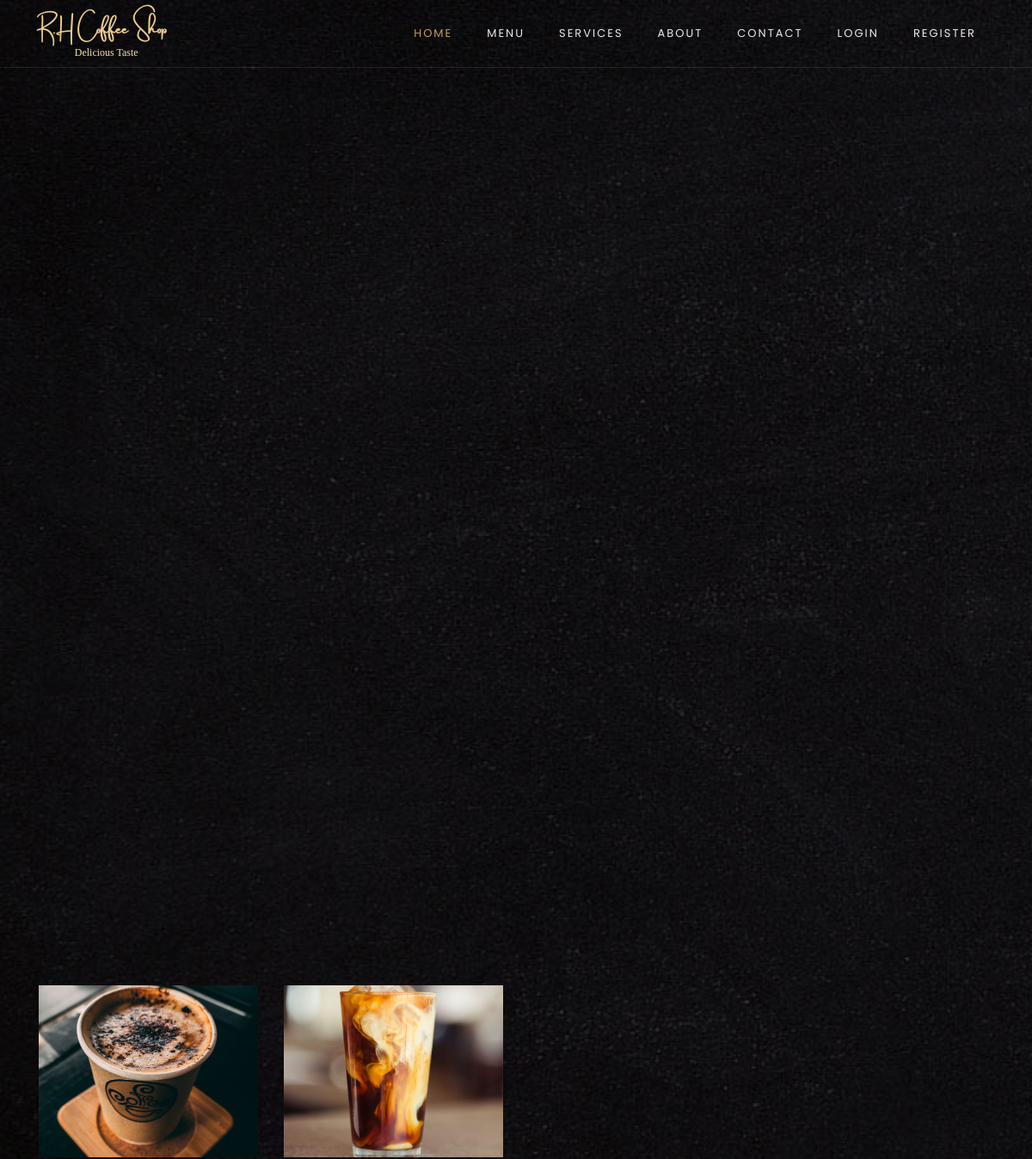
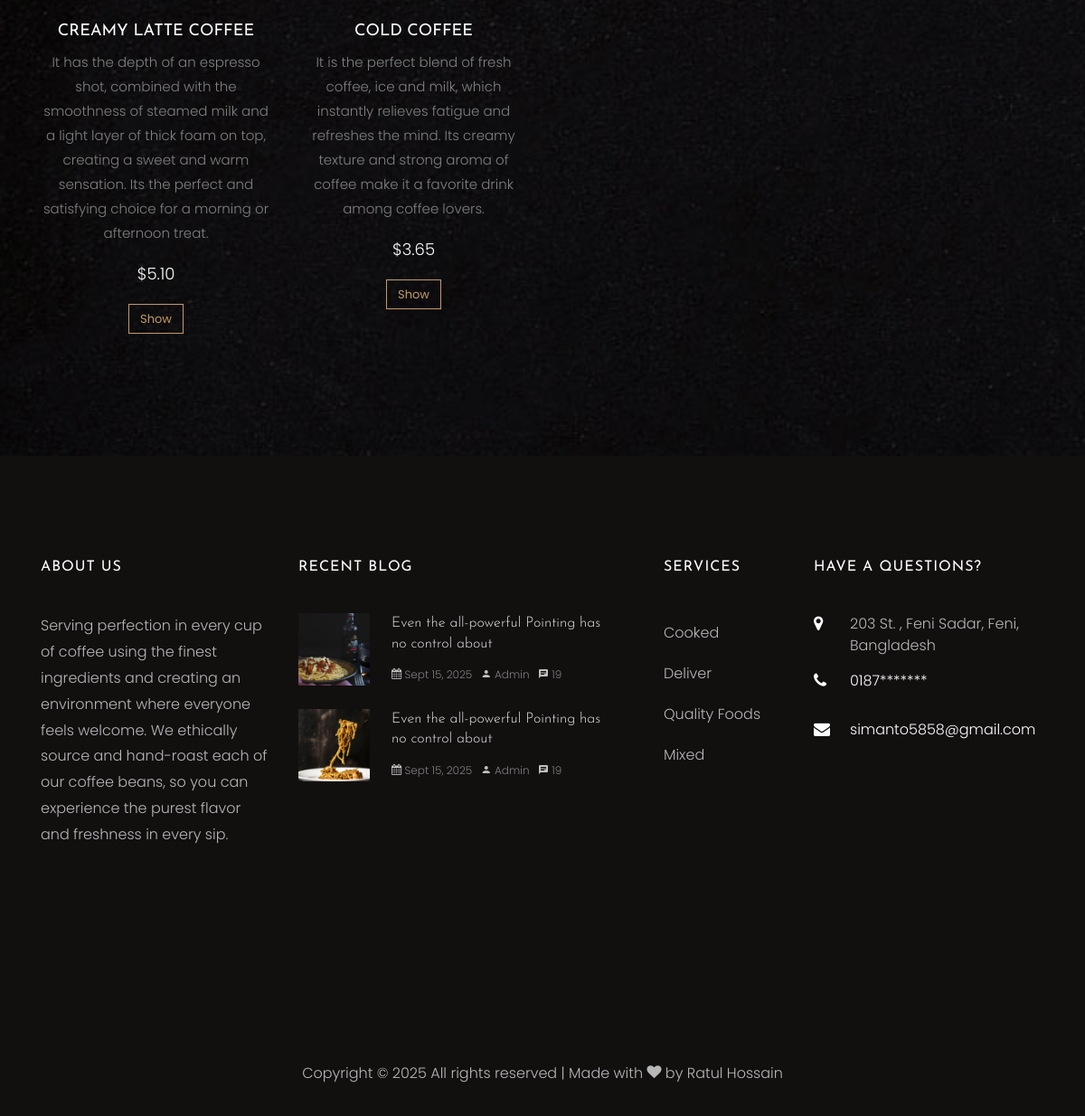
Screenshot of /products/product-single.php?id=1 with the database file from the repository (2 pictures, top to bottom).
### tables this page shows
CREATE TABLE `products` (
  `id` int(3) NOT NULL,
  `name` varchar(100) NOT NULL,
  `image` varchar(400) NOT NULL,
  `description` text NOT NULL,
  `price` varchar(5) NOT NULL,
  `type` varchar(100) NOT NULL,
  `created_at` timestamp NOT NULL DEFAULT current_timestamp()
);

### products/product-single.php (the view, shortened to what this page needs)
<?php require_once "../includes/header.php"; ?>
<?php
if (isset($_GET['id'])) {
	$id = $_GET['id'];
	$query = "SELECT * FROM products WHERE id = {$id}";
	$result = mysqli_query($conn, $query) or die("Query Unsuccessful !!");
	if (mysqli_num_rows($result) > 0) {
		$product = mysqli_fetch_assoc($result);
	}
	$productType = "SELECT * FROM products WHERE type = '{$product['type']}' AND id != {$id}";
	$allProductResult = mysqli_query($conn, $productType) or die("Query Unsuccessful !!");
?>
	<section class="ftco-section">
		<div class="container">
			<div class="row">
			</div>
		</div>
	</section>
	<section class="ftco-section">
		<div class="container">
			<div class="row justify-content-center mb-5 pb-3">
			</div>
			<div class="row">
				<?php
				while ($row = mysqli_fetch_assoc($allProductResult)) {
				?>
					<div class="col-md-3">
						<div class="menu-entry">
							<a href="product-single.php?id=<?php echo $row['id']; ?>" class="img" style="background-image: url(<?php echo url; ?>/images/<?php echo $row['image']; ?>);"></a>
							<div class="text text-center pt-4">
								<h3><a href="product-single.php?id=<?php echo $row['id']; ?>"><?php echo $row['name']; ?></a></h3>
								<p><?php echo $row['description']; ?></p>
								<p class="price"><span>$<?php echo $row['price']; ?></span></p>
								<p><a href="product-single.php?id=<?php echo $row['id']; ?>" class="btn btn-primary btn-outline-primary">Show</a></p>
							</div>
						</div>
					</div>
			<?php }
			} ?>
			</div>
		</div>
	</section>
	<?php require_once "../includes/footer.php"; ?>

### includes/header.php (shortened to what this page needs)
<!DOCTYPE html>
<html lang="en">
<head>
  <link rel="stylesheet" href="<?php echo url; ?>/css/open-iconic-bootstrap.min.css" />
  <link rel="stylesheet" href="<?php echo url; ?>/css/animate.css" />
  <link rel="stylesheet" href="<?php echo url; ?>/css/owl.carousel.min.css" />
  <link rel="stylesheet" href="<?php echo url; ?>/css/owl.theme.default.min.css" />
  <link rel="stylesheet" href="<?php echo url; ?>/css/magnific-popup.css" />
  <link rel="stylesheet" href="<?php echo url; ?>/css/aos.css" />
  <link rel="stylesheet" href="<?php echo url; ?>/css/ionicons.min.css" />
  <link rel="stylesheet" href="<?php echo url; ?>/css/bootstrap-datepicker.css" />
  <link rel="stylesheet" href="<?php echo url; ?>/css/jquery.timepicker.css" />
  <link rel="stylesheet" href="<?php echo url; ?>/css/flaticon.css" />
  <link rel="stylesheet" href="<?php echo url; ?>/css/icomoon.css" />
  <link rel="stylesheet" href="<?php echo url; ?>/css/style.css">
</head>
<body>
  <nav class="navbar navbar-expand-lg navbar-dark ftco_navbar bg-dark ftco-navbar-light" id="ftco-navbar">
    <div class="container">
      <a class="navbar-brand" href="<?php echo url; ?>/index.php">R.H &nbsp;Coffee &nbsp;Shop &nbsp;<small>Delicious Taste</small></a>
      <div class="collapse navbar-collapse" id="ftco-nav">
        <ul class="navbar-nav ml-auto">
          <li class="nav-item active">
            <a href="<?php echo url; ?>/index.php" class="nav-link">Home</a>
          </li>
          <li class="nav-item">
            <a href="<?php echo url; ?>/menu.php" class="nav-link">Menu</a>
          </li>
          <li class="nav-item">
            <a href="<?php echo url; ?>/services.php" class="nav-link">Services</a>
          </li>
          <li class="nav-item">
            <a href="<?php echo url; ?>/about.php" class="nav-link">About</a>
          </li>
          <li class="nav-item">
            <a href="<?php echo url; ?>/contact.php" class="nav-link">Contact</a>
          </li>
          <?php if (isset($_SESSION['username'])) {
          ?>
            <li class="nav-item cart">
              <a href="<?php echo url; ?>/products/cart.php" class="nav-link"><span class="icon icon-shopping_cart"></span></a>
            </li>
            <li class="nav-item dropdown">
              <a class="nav-link dropdown-toggle" href="#" role="button" data-bs-toggle="dropdown" aria-expanded="false">
                <?php echo $_SESSION['username'] ?>
              </a>
              <ul class="dropdown-menu">
                <li><a class="dropdown-item" href="<?php echo url; ?>/users/bookings.php">My Bookings</a></li>
                <li><a class="dropdown-item" href="<?php echo url; ?>/users/orders.php">My Orders</a></li>
                <li>
                  <hr class="dropdown-divider">
                </li>
                <li><a class="dropdown-item" href="<?php echo url; ?>/auth/logout.php">Log Out</a></li>
              </ul>
            </li>
          <?php } else { ?>
            <li class="nav-item">
              <a href="<?php echo url; ?>/auth/login.php" class="nav-link">login</a>
            </li>
            <li class="nav-item">
              <a href="<?php echo url; ?>/auth/register.php" class="nav-link">register</a>
            </li>
          <?php } ?>
        </ul>
      </div>
    </div>
  </nav>

### includes/footer.php (shortened to what this page needs)
<footer class="ftco-footer ftco-section img">
  <div class="container">
    <div class="row mb-5">
      <div class="col-lg-3 col-md-6 mb-5 mb-md-5">
        <div class="ftco-footer-widget mb-4">
          <h2 class="ftco-heading-2">About Us</h2>
          <p>
            Serving perfection in every cup of coffee using the finest ingredients and creating an environment where everyone feels welcome.
We ethically source and hand-roast each of our coffee beans, so you can experience the purest flavor and freshness in every sip.
          </p>
          <ul class="ftco-footer-social list-unstyled float-md-left float-lft mt-5">
          </ul>
        </div>
      </div>
      <div class="col-lg-4 col-md-6 mb-5 mb-md-5">
        <div class="ftco-footer-widget mb-4">
          <h2 class="ftco-heading-2">Recent Blog</h2>
          <div class="block-21 mb-4 d-flex">
            <a class="blog-img mr-4" style="background-image: url(<?php echo url; ?>/images/image_1.jpg)"></a>
            <div class="text">
              <h3 class="heading">
                <a href="http://localhost/RH-coffee-shop/menu.php">Even the all-powerful Pointing has no control about</a>
              </h3>
              <div class="meta">
                <div>
                  <a href="#"><span class="icon-calendar"></span> Sept 15, 2025</a>
                </div>
                <div>
                  <a href="#"><span class="icon-person"></span> Admin</a>
                </div>
                <div>
                  <a href="#"><span class="icon-chat"></span> 19</a>
                </div>
              </div>
            </div>
          </div>
          <div class="block-21 mb-4 d-flex">
            <a class="blog-img mr-4" style="background-image: url(<?php echo url; ?>/images/image_2.jpg)"></a>
            <div class="text">
              <h3 class="heading">
                <a href="http://localhost/RH-coffee-shop/menu.php">Even the all-powerful Pointing has no control about</a>
              </h3>
              <div class="meta">
                <div>
                  <a href="#"><span class="icon-calendar"></span> Sept 15, 2025</a>
                </div>
                <div>
                  <a href="#"><span class="icon-person"></span> Admin</a>
                </div>
                <div>
                  <a href="#"><span class="icon-chat"></span> 19</a>
                </div>
              </div>
            </div>
          </div>
        </div>
      </div>
      <div class="col-lg-2 col-md-6 mb-5 mb-md-5">
        <div class="ftco-footer-widget mb-4 ml-md-4">
          <h2 class="ftco-heading-2">Services</h2>
          <ul class="list-unstyled">
            <li><a href="#" class="py-2 d-block">Cooked</a></li>
            <li><a href="#" class="py-2 d-block">Deliver</a></li>
            <li><a href="#" class="py-2 d-block">Quality Foods</a></li>
            <li><a href="#" class="py-2 d-block">Mixed</a></li>
          </ul>
        </div>
      </div>
      <div class="col-lg-3 col-md-6 mb-5 mb-md-5">
        <div class="ftco-footer-widget mb-4">
          <h2 class="ftco-heading-2">Have a Questions?</h2>
          <div class="block-23 mb-3">
            <ul>
              <li>
                <span class="icon icon-map-marker"></span><span class="text">203  St. , Feni Sadar, Feni, Bangladesh
                  </span>
              </li>
              <li>
                <a href="#"><span class="icon icon-phone"></span><span class="text">0187*******</span></a>
              </li>
              <li>
                <a href="#"><span class="icon icon-envelope"></span><span class="text">simanto5858@gmail.com</span></a>
              </li>
            </ul>
          </div>
        </div>
      </div>
    </div>
    <div class="row">
      <div class="col-md-12 text-center">
        <p>
          Copyright &copy; 2025 All rights reserved | Made with
          <i class="icon-heart" aria-hidden="true"></i> by Ratul Hossain
        </p>
      </div>
    </div>
  </div>
</footer>
</body>
</html>

### css/icomoon.css (style rules this page uses)
[class^="icon-"], [class*=" icon-"] { font-family: 'icomoon' !important; speak: none; font-style: normal; font-weight: normal; font-variant: normal; text-transform: none; line-height: 1; -webkit-font-smoothing: antialiased; -moz-osx-font-smoothing: grayscale; }
.icon-heart:before { content: "\f004"; }
.icon-map-marker:before { content: "\f041"; }
.icon-calendar:before { content: "\f073"; }
.icon-phone:before { content: "\f095"; }
.icon-envelope:before { content: "\f0e0"; }
.icon-chat:before { content: "\e0b7"; }
.icon-person:before { content: "\e7fd"; }

### rows the page displays
products: image (picture), name "CREAMY LATTE COFFEE", description "It has the depth of an espresso shot, combined with the smoothness of steamed milk and a light layer of thick foam on top, creating a sweet and warm sensation. Its the perfect and satisfying choice for a morning or afternoon treat.", price "5.10"
products: image (picture), name "COLD COFFEE", description "It is the perfect blend of fresh coffee, ice and milk, which instantly relieves fatigue and refreshes the mind. Its creamy texture and strong aroma of coffee make it a favorite drink among coffee lovers.", price "3.65"
